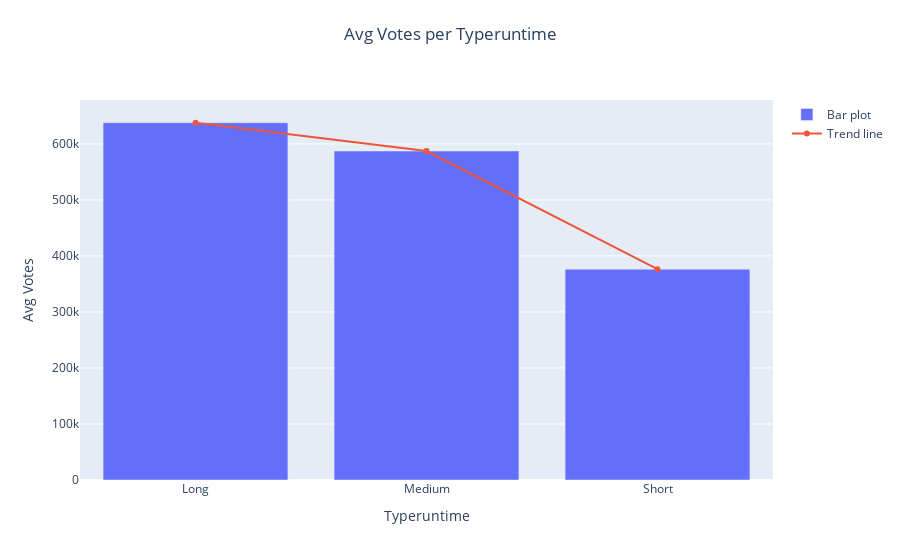

The notebook cell saved with this chart:
### Code cell
fig = go.Figure()
fig.add_trace(go.Bar(x= avg_votes.typeruntime, y= avg_votes.votes, name= 'Bar plot'))
fig.add_trace(go.Scatter(x= avg_votes.typeruntime, y= avg_votes.votes, mode= 'lines+markers', name= 'Trend line'))
fig.update_layout({'title': {'text': 'Avg Votes per Typeruntime', 'x': 0.5, 'y': 0.95}, 'xaxis': {'title': {'text': 'Typeruntime'}}, 'yaxis': {'title': {'text': 'Avg Votes'}}})
fig.show()

### Figure 1 — Plotly figure (JSON) as saved in the notebook; plotly's stock layout.template omitted (floating-point values rounded to 4 significant figures)
{"data": [{"name": "Bar plot", "type": "bar", "x": ["Long", "Medium", "Short"], "y": [637700.0, 587200.0, 376300.0]}, {"mode": "lines+markers", "name": "Trend line", "type": "scatter", "x": ["Long", "Medium", "Short"], "y": [637700.0, 587200.0, 376300.0]}], "layout": {"title": {"text": "Avg Votes per Typeruntime", "x": 0.5, "y": 0.95}, "xaxis": {"title": {"text": "Typeruntime"}}, "yaxis": {"title": {"text": "Avg Votes"}}}}
